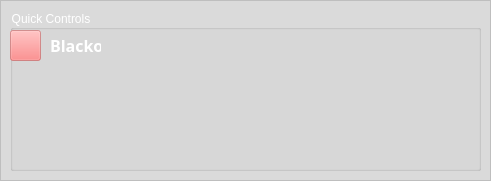
   <widget class="QFrame" name="frame_quickcontrols">
    <property name="geometry">
     <rect>
      <x>10</x>
      <y>410</y>
      <width>491</width>
      <height>181</height>
     </rect>
    </property>
    <property name="styleSheet">
     <string notr="true">background-color: rgba(205, 205, 205, 120);</string>
    </property>
    <property name="frameShape">
     <enum>QFrame::StyledPanel</enum>
    </property>
    <widget class="QGroupBox" name="groupBox_quickcontrols">
     <property name="geometry">
      <rect>
       <x>10</x>
       <y>10</y>
       <width>471</width>
       <height>161</height>
      </rect>
     </property>
     <property name="styleSheet">
      <string notr="true">background-color: rgba(255, 255, 255, 0);
color: rgb(255, 255, 255);</string>
     </property>
     <property name="title">
      <string>Quick Controls</string>
     </property>
     <property name="flat">
      <bool>true</bool>
     </property>
     <widget class="QPushButton" name="pushButton_qc_blackout">
      <property name="geometry">
       <rect>
        <x>0</x>
        <y>20</y>
        <width>31</width>
        <height>31</height>
       </rect>
      </property>
      <property name="toolTip">
       <string>&lt;html&gt;&lt;head/&gt;&lt;body&gt;&lt;p&gt;&lt;span style=&quot; font-weight:600; color:#ff0000;&quot;&gt;Blackout&lt;/span&gt;&lt;/p&gt;&lt;/body&gt;&lt;/html&gt;</string>
      </property>
      <property name="styleSheet">
       <string notr="true">background-color: rgba(255, 105, 105, 120);</string>
      </property>
      <property name="text">
       <string/>
      </property>
      <property name="icon">
       <iconset>
        <normaloff>resources/light-bulb-off.png</normaloff>resources/light-bulb-off.png</iconset>
      </property>
      <property name="checkable">
       <bool>true</bool>
      </property>
     </widget>
     <widget class="QLabel" name="label_qc_blackout">
      <property name="geometry">
       <rect>
        <x>40</x>
        <y>20</y>
        <width>51</width>
        <height>31</height>
       </rect>
      </property>
      <property name="font">
       <font>
        <family>Agency FB</family>
        <pointsize>12</pointsize>
        <weight>75</weight>
        <bold>true</bold>
       </font>
      </property>
      <property name="styleSheet">
       <string notr="true">background-color: rgba(255, 255, 255, 0);
color: rgb(255, 255, 255);</string>
      </property>
      <property name="text">
       <string>Blackout</string>
      </property>
     </widget>
    </widget>
   </widget>
